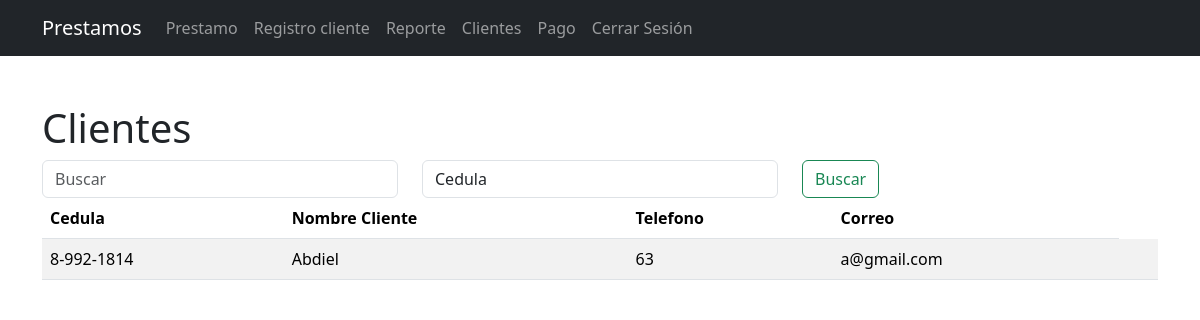
Before: /cliente.php (signed in) with the older database file.
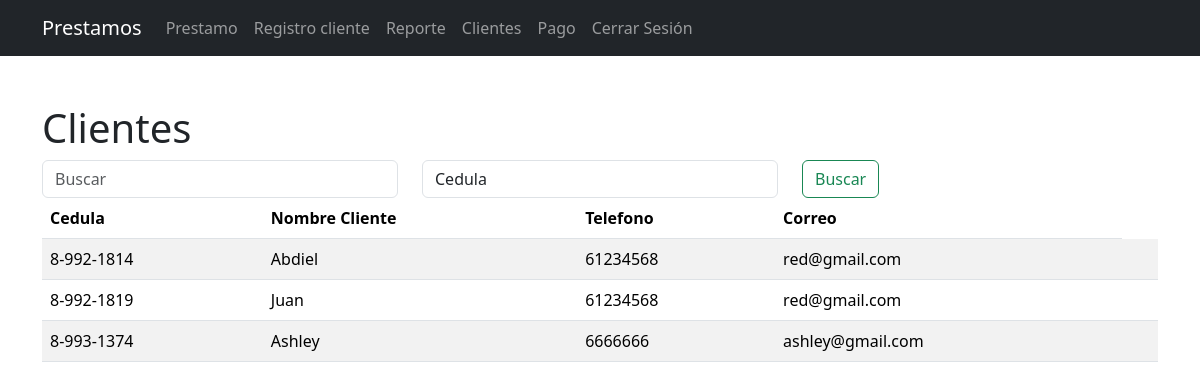
After: the same page with the newer database file.
### tables this page shows
CREATE TABLE `cliente` (
  `id_cedula` varchar(15) NOT NULL,
  `nombre` varchar(255) DEFAULT NULL,
  `telefono` varchar(15) DEFAULT NULL,
  `correo` varchar(255) DEFAULT NULL
);

### class/modelo.php (called while the page is built, shortened)
<?php
class modeloCredencialesBD{
    public function __construct()
    {
        $this->_db=new mysqli(DB_HOST, DB_USER, DB_PASS ,DB_NAME);
    }
}
?>

### crud/buscador_cli.php (called while the page is built)
<?php
require_once('class/functions.php');
$obj_funciones = new funciones();
if ($_SERVER["REQUEST_METHOD"] == "POST") {
    $search = $_POST['search'];
    $search_field = $_POST['search_field'];
    $allowed_fields = ['id_cedula', 'nombre_cliente'];
    if (!in_array($search_field, $allowed_fields)) {
        header("Location: ../error.php");
        exit();
    }
    $clientes = $obj_funciones->buscar_todo("cliente",$search, $search_field);
} else {
    $clientes = $obj_funciones->obtener_todo("clientes");
}
?>

### class/functions.php (called while the page is built, shortened)
<?php
require_once('modelo.php');
class funciones extends modeloCredencialesBD{
    public function obtener_todo($cadena) {
        $query = "CALL sp_" . "$cadena";
        $consulta = $this->_db->query($query);
        if ($consulta) {
            $resultado = $consulta->fetch_all(MYSQLI_ASSOC);
            return $resultado;
        } else {
                    return array();
        }
    }
}
?>

### cliente.php (the view, shortened to what this page needs)
<?php
require_once('class/navbar.php');
require_once('crud/buscador_cli.php');
?>
<div class="container mt-5">
    <h1 class="mt-5">Clientes</h1>
    <form action="<?php echo $_SERVER['PHP_SELF']; ?>" method="post" class="form-inline my-2 my-lg-0">
        <div class="row">
            <div class="col">
                <input class="form-control" type="search" placeholder="Buscar" aria-label="Search" name="search">
            </div>
            <div class="col">
                <select class="form-control" name="search_field">
                    <option value="id_cedula">Cedula</option>
                </select>
            </div>
            <div class="col">
                <button class="btn btn-outline-success" type="submit">Buscar</button>
            </div>
        </div>
    </form>
    <table class="table table-striped">
        <thead>
            <tr>
                <th>Cedula</th>
                <th>Nombre Cliente</th>
                <th>Telefono</th>
                <th>Correo</th>
            </tr>
        </thead>
        <tbody>
            <?php
            foreach ($clientes as $clientes) {
                echo "<tr>";
                echo "<td>{$clientes['id_cedula']}</td>";
                echo "<td>{$clientes['nombre']}</td>";
                echo "<td>{$clientes['telefono']}</td>";
                echo "<td>{$clientes['correo']}</td>";
                echo "<td>";
                echo "</td>";
                echo "</tr>";
            }
            ?>
        </tbody>
    </table>
</div>
</body>
</html>

Changed rows visible on the page:
changed cliente "Abdiel": telefono "63" → "61234568"; correo "a@gmail.com" → "red@gmail.com"
added cliente: id_cedula "8-992-1819", nombre "Juan", telefono "61234568", correo "red@gmail.com"
added cliente: id_cedula "8-993-1374", nombre "Ashley", telefono "6666666", correo "ashley@gmail.com"
